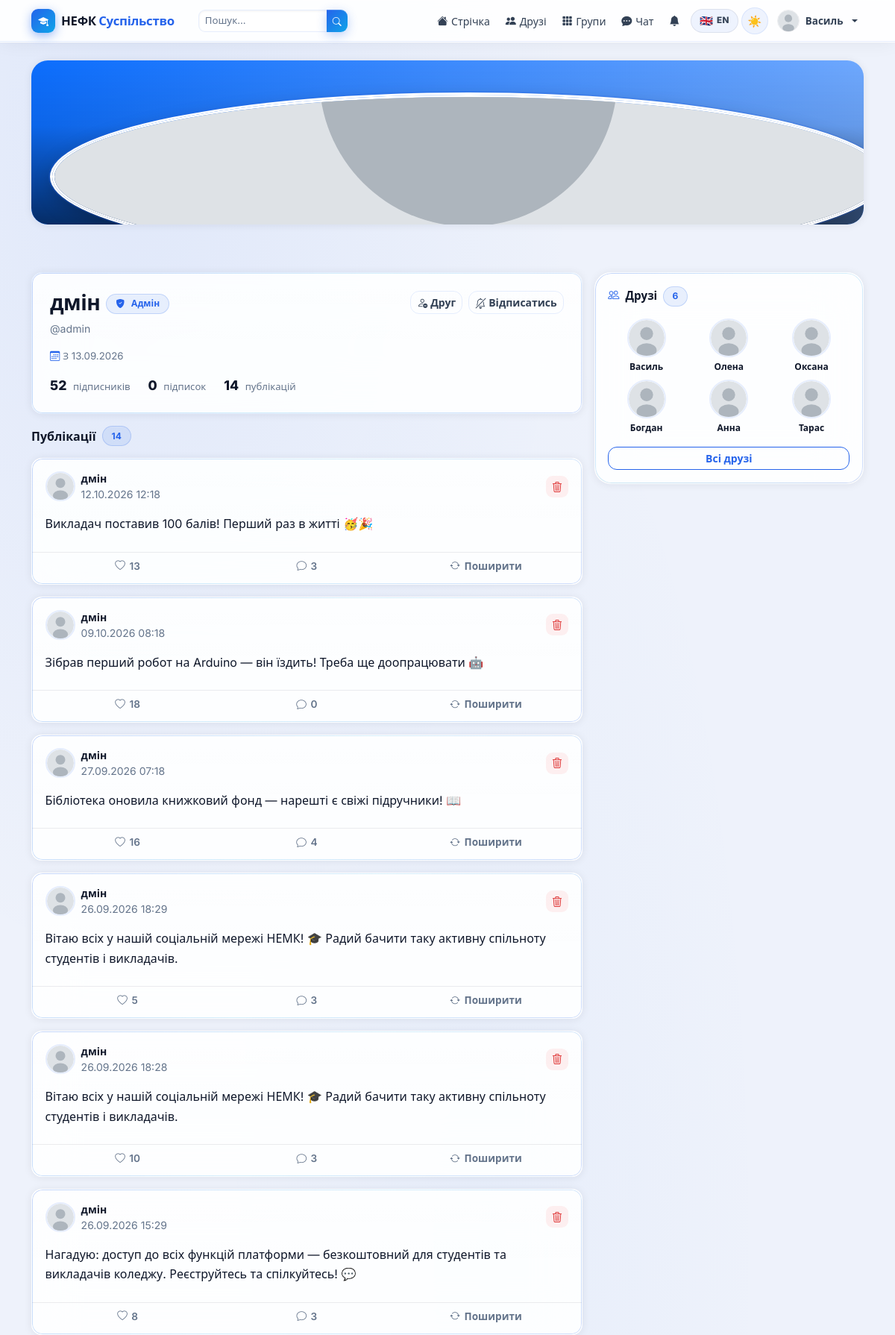
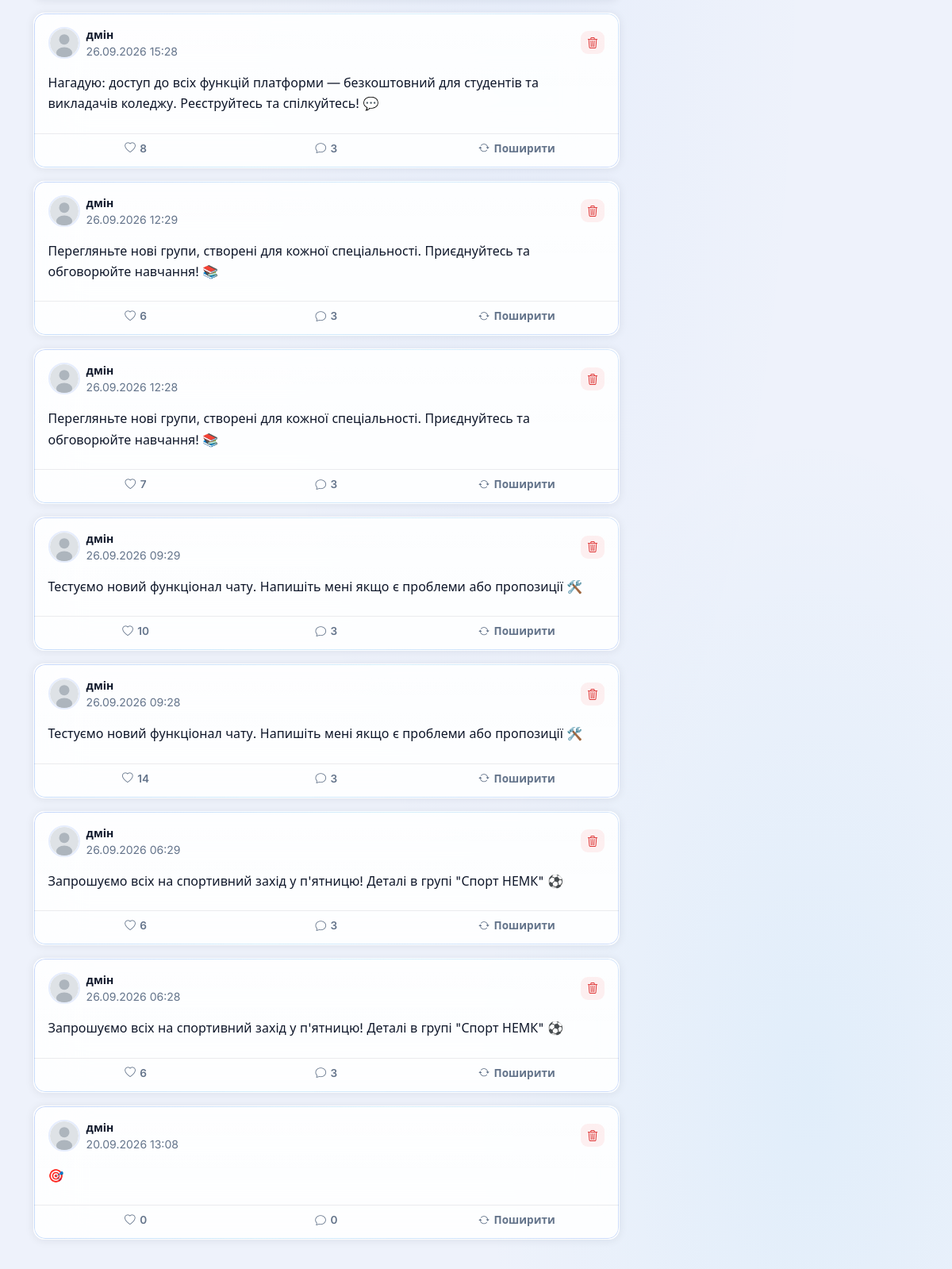
The page /profile/admin/ (signed in, upper part) on the database its author committed (2 pictures, top to bottom).
### accounts/models.py (models this page shows, shortened)
class User(AbstractUser):
    ROLE_USER = 'user'
    ROLE_ADMIN = 'admin'
    ROLE_CHOICES = [
        (ROLE_USER, 'Користувач'),
        (ROLE_ADMIN, 'Адміністратор'),
    ]
    role = models.CharField(max_length=10, choices=ROLE_CHOICES, default=ROLE_USER)
    avatar = models.ImageField(upload_to='avatars/', blank=True, null=True)
    cover = models.ImageField(upload_to='covers/', blank=True, null=True)
    bio = models.TextField(blank=True, default='')
    location = models.CharField(max_length=120, blank=True, default='')
    birth_date = models.DateField(null=True, blank=True)
    website = models.URLField(blank=True, default='')
    created_at = models.DateTimeField(default=timezone.now)
    def is_admin_role(self):
        return self.role == self.ROLE_ADMIN
    def get_avatar_url(self):
        if self.avatar:
            return self.avatar.url
        return '/static/img/default_avatar.svg'
    def get_cover_url(self):
        if self.cover:
            return self.cover.url
        return '/static/img/default_cover.svg'
    class Meta:
        verbose_name = 'Користувач'
        verbose_name_plural = 'Користувачі'

### posts/models.py (models this page shows, shortened)
class Post(models.Model):
    POST_TYPE_STATUS = 'status'
    POST_TYPE_PHOTO = 'photo'
    POST_TYPE_VIDEO = 'video'
    POST_TYPE_LINK = 'link'
    POST_TYPE_CHOICES = [
        (POST_TYPE_STATUS, 'Статус'),
        (POST_TYPE_PHOTO, 'Фото'),
        (POST_TYPE_VIDEO, 'Відео'),
        (POST_TYPE_LINK, 'Посилання'),
    ]
    author = models.ForeignKey(
        settings.AUTH_USER_MODEL, on_delete=models.CASCADE,
        related_name='posts', verbose_name='Автор'
    )
    group = models.ForeignKey(
        'groups.Group', on_delete=models.CASCADE,
        related_name='posts', null=True, blank=True,
        verbose_name='Група'
    )
    post_type = models.CharField(
        max_length=10, choices=POST_TYPE_CHOICES,
        default=POST_TYPE_STATUS, verbose_name='Тип'
    )
    content = models.TextField(verbose_name='Текст')
    image = models.ImageField(upload_to='posts/images/', blank=True, null=True)
    video = models.FileField(upload_to='posts/videos/', blank=True, null=True)
    link = models.URLField(blank=True, default='')
    created_at = models.DateTimeField(default=timezone.now)
    updated_at = models.DateTimeField(auto_now=True)
    original_post = models.ForeignKey(
        'self', on_delete=models.SET_NULL,
        null=True, blank=True, related_name='reposts'
    )
    class Meta:
        ordering = ['-created_at']
        verbose_name = 'Публікація'
        verbose_name_plural = 'Публікації'
    def like_count(self):
        return self.likes.count()
    def comment_count(self):
        return self.comments.count()

class Like(models.Model):
    post = models.ForeignKey(Post, on_delete=models.CASCADE, related_name='likes')
    user = models.ForeignKey(settings.AUTH_USER_MODEL, on_delete=models.CASCADE, related_name='likes')
    created_at = models.DateTimeField(default=timezone.now)
    class Meta:
        unique_together = ('post', 'user')
        verbose_name = 'Лайк'
        verbose_name_plural = 'Лайки'

### accounts/views.py (the view)
# urls.py: path('profile/<str:username>/', views.profile_view, name='profile'),
@login_required
def profile_view(request, username):
    profile_user = get_object_or_404(User, username=username)
    posts = Post.objects.filter(author=profile_user, group=None).order_by('-created_at')
    is_self = request.user == profile_user
    are_friends = Friendship.are_friends(request.user, profile_user) if not is_self else False
    is_following = Follow.objects.filter(follower=request.user, following=profile_user).exists() if not is_self else False
    pending_request = None
    if not is_self and not are_friends:
        pending_request = FriendRequest.objects.filter(
            from_user=request.user, to_user=profile_user, status='pending'
        ).first()
    friends = Friendship.get_friends(profile_user)[:6]
    followers_count = profile_user.followers.count()
    following_count = profile_user.following.count()
    context = {
        'profile_user': profile_user,
        'posts': posts,
        'is_self': is_self,
        'are_friends': are_friends,
        'is_following': is_following,
        'pending_request': pending_request,
        'friends': friends,
        'followers_count': followers_count,
        'following_count': following_count,
    }
    return render(request, 'accounts/profile.html', context)

### templates/accounts/profile.html (shortened to what this page needs)
{% extends 'base.html' %}
{% block content %}
<div class="cover-header mb-5">
  <img src="{{ profile_user.get_avatar_url }}"
       class="cover-avatar" alt="{{ profile_user.username }}">
</div>
<div class="row mt-4 g-3">
  <div class="col-lg-8">
    <div class="page-glass-card p-4 mb-3">
      <div class="d-flex align-items-start justify-content-between flex-wrap gap-3">
        <div>
          <div class="d-flex align-items-center gap-2 flex-wrap mb-1">
            <h3 class="fw-900 mb-0" style="color:var(--text);letter-spacing:-.5px;">
              {{ profile_user.get_full_name|default:profile_user.username }}
            </h3>
            {% if profile_user.is_admin_role %}
            <span class="glass-badge danger"><i class="bi bi-shield-fill-check me-1"></i>Адмін</span>
            {% endif %}
          </div>
          <span style="color:var(--muted);font-size:.88rem;">@{{ profile_user.username }}</span>
          <div class="d-flex flex-wrap gap-3 mt-2" style="color:var(--muted);font-size:.83rem;">
            <span><i class="bi bi-calendar3 me-1" style="color:var(--p);"></i>З {{ profile_user.created_at|date:"d.m.Y" }}</span>
          </div>
          <div class="d-flex gap-4 mt-3">
            <div>
              <span class="fw-800" style="color:var(--text);font-size:1.1rem;">{{ followers_count }}</span>
              <span style="color:var(--muted);font-size:.82rem;margin-left:.25rem;">підписників</span>
            </div>
            <div>
              <span class="fw-800" style="color:var(--text);font-size:1.1rem;">{{ following_count }}</span>
              <span style="color:var(--muted);font-size:.82rem;margin-left:.25rem;">підписок</span>
            </div>
            <div>
              <span class="fw-800" style="color:var(--text);font-size:1.1rem;">{{ posts|length }}</span>
              <span style="color:var(--muted);font-size:.82rem;margin-left:.25rem;">публікацій</span>
            </div>
          </div>
        </div>
        <div class="d-flex gap-2 flex-wrap">
          {% if is_self %}
          <a href="{% url 'edit_profile' %}" class="btn btn-primary btn-sm fw-700">
            <i class="bi bi-pencil me-1"></i>Редагувати
          </a>
          {% else %}
            {% if are_friends %}
            <a href="{% url 'remove_friend' profile_user.username %}"
               class="btn btn-outline-secondary btn-sm fw-600">
              <i class="bi bi-person-dash me-1"></i>Друг
            </a>
            {% elif pending_request %}
            <button class="btn btn-outline-secondary btn-sm fw-600" disabled>
              <i class="bi bi-hourglass me-1"></i>Запит надіслано
            </button>
            {% else %}
            <a href="{% url 'send_friend_request' profile_user.username %}"
               class="btn btn-primary btn-sm fw-700">
              <i class="bi bi-person-plus me-1"></i>Додати
            </a>
            {% endif %}
            {% if is_following %}
            <a href="{% url 'unfollow_user' profile_user.username %}"
               class="btn btn-outline-secondary btn-sm fw-600">
              <i class="bi bi-bell-slash me-1"></i>Відписатись
            </a>
            {% else %}
            <a href="{% url 'follow_user' profile_user.username %}"
               class="btn btn-outline-primary btn-sm fw-600">
              <i class="bi bi-bell me-1"></i>Підписатись
            </a>
            {% endif %}
          {% endif %}
        </div>
      </div>
    </div>
    <div class="d-flex align-items-center gap-2 mb-3">
      <span class="fw-800" style="color:var(--text);font-size:1rem;">Публікації</span>
      <span class="glass-badge">{{ posts|length }}</span>
    </div>
    {% for post in posts %}
    <div class="post-card-gl">
      <div class="card-body">
        <div class="d-flex align-items-center gap-2 mb-3">
          <img src="{{ post.author.get_avatar_url }}" class="rounded-circle flex-shrink-0"
               style="object-fit:cover;border:2px solid var(--border);"
               width="40" height="40" alt="{{ post.author.username }}">
          <div class="flex-grow-1">
            <div class="fw-700 small" style="color:var(--text);">
              {{ post.author.get_full_name|default:post.author.username }}
            </div>
            <div class="small" style="color:var(--muted);">{{ post.created_at|date:"d.m.Y H:i" }}</div>
          </div>
          {% if request.user == post.author or request.user.is_admin_role %}
          <a href="{% url 'delete_post' post.pk %}"
             class="btn btn-sm"
             style="color:var(--red);background:rgba(248,113,113,.1);border:none;border-radius:9px;"
             onclick="return confirm('Видалити публікацію?')"
             title="Видалити">
            <i class="bi bi-trash3"></i>
          </a>
          {% endif %}
        </div>
        <p class="mb-2" style="color:var(--text);line-height:1.65;">{{ post.content }}</p>
      </div>
      <div class="post-actions" style="padding:0 .5rem .35rem;">
        <button class="post-action-btn like-btn {% if request.user in post.likes.all %}liked{% endif %}"
                data-post-id="{{ post.pk }}" data-url="{% url 'like_post' post.pk %}"
                aria-label="Вподобати">
          <i class="bi bi-heart{% if request.user in post.likes.all %}-fill{% endif %}"></i>
          <span class="like-count">{{ post.like_count }}</span>
        </button>
        <a href="{% url 'post_detail' post.pk %}" class="post-action-btn" style="text-decoration:none;">
          <i class="bi bi-chat"></i> {{ post.comment_count }}
        </a>
        <a href="{% url 'repost' post.pk %}" class="post-action-btn" style="text-decoration:none;">
          <i class="bi bi-arrow-repeat"></i> Поширити
        </a>
      </div>
    </div>
    {% empty %}
    <div class="page-glass-card p-5 text-center">
      <i class="bi bi-grid-3x3-gap" style="font-size:2.5rem;color:var(--muted);display:block;margin-bottom:.75rem;"></i>
      <p style="color:var(--muted);margin:0;">Публікацій ще немає.</p>
    </div>
    {% endfor %}
  </div>
  <div class="col-lg-4">
    <div class="sidebar-widget">
      <div class="fw-800 mb-3" style="color:var(--text);font-size:.95rem;">
        <i class="bi bi-people me-2" style="color:var(--p);"></i>Друзі
        <span class="glass-badge ms-1">{{ friends|length }}</span>
      </div>
      <div class="row g-2">
        {% for friend in friends %}
        <div class="col-4 text-center">
          <a href="{% url 'profile' friend.username %}" class="text-decoration-none">
            <img src="{{ friend.get_avatar_url }}" class="rounded-circle mb-1"
                 style="object-fit:cover;border:2px solid var(--border);"
                 width="52" height="52" alt="{{ friend.username }}">
            <div class="small fw-600" style="color:var(--text);font-size:.75rem;white-space:nowrap;overflow:hidden;text-overflow:ellipsis;">
              {{ friend.first_name|default:friend.username }}
            </div>
          </a>
        </div>
        {% empty %}
        <div class="col-12 text-center py-2" style="color:var(--muted);font-size:.85rem;">
          Немає друзів.
        </div>
        {% endfor %}
      </div>
      {% if not is_self %}
      <a href="{% url 'friends' %}" class="btn btn-outline-primary btn-sm w-100 mt-3 fw-600">
        Всі друзі
      </a>
      {% endif %}
    </div>
  </div>
</div>
{% endblock %}

### templates/base.html (shortened to what this page needs)
<!DOCTYPE html>
<html lang="uk" data-theme="light" data-lang="uk">
<head>
  <link href="https://cdn.jsdelivr.net/npm/bootstrap@5.3.2/dist/css/bootstrap.min.css" rel="stylesheet">
  <link href="https://cdn.jsdelivr.net/npm/bootstrap-icons@1.11.3/font/bootstrap-icons.min.css" rel="stylesheet">
  {% load static %}
  <link href="{% static 'css/main.css' %}" rel="stylesheet">
</head>
<body class="nemk-body">
<nav class="navbar navbar-expand-lg sticky-top">
  <div class="container">
    <a class="navbar-brand" href="{% url 'home' %}">
      <div class="brand-logo"><i class="bi bi-mortarboard-fill" style="font-size:.85rem;"></i></div>
      <span class="fw-800">НЕФК <span style="color:var(--p);">Суспільство</span></span>
    </a>
    <div class="collapse navbar-collapse" id="navMain">
      {% if user.is_authenticated %}
      <form class="d-flex me-auto ms-3" action="{% url 'search_users' %}" method="get" role="search">
        <div class="input-group input-group-sm" style="width:200px;">
          <input class="form-control" style="border-radius:9px 0 0 9px !important;font-size:.83rem;"
                 type="search" name="q" placeholder="Пошук..."
                 value="{{ request.GET.q }}" aria-label="Пошук">
          <button class="btn btn-primary btn-sm px-2" style="border-radius:0 9px 9px 0 !important;" type="submit" aria-label="Знайти">
            <i class="bi bi-search" style="font-size:.75rem;"></i>
          </button>
        </div>
      </form>
      {% endif %}
      <ul class="navbar-nav align-items-center gap-0 ms-auto">
        {% if user.is_authenticated %}
        <li class="nav-item">
          <a class="nav-link" href="{% url 'feed' %}">
            <i class="bi bi-house-fill"></i>
            <span class="d-none d-xl-inline">Стрічка</span>
          </a>
        </li>
        <li class="nav-item">
          <a class="nav-link" href="{% url 'friends' %}">
            <i class="bi bi-people-fill"></i>
            <span class="d-none d-xl-inline">Друзі</span>
          </a>
        </li>
        <li class="nav-item">
          <a class="nav-link" href="{% url 'groups' %}">
            <i class="bi bi-grid-3x3-gap-fill"></i>
            <span class="d-none d-xl-inline">Групи</span>
          </a>
        </li>
        <li class="nav-item">
          <a class="nav-link" href="{% url 'conversations' %}">
            <i class="bi bi-chat-dots-fill"></i>
            <span class="d-none d-xl-inline">Чат</span>
          </a>
        </li>
        <li class="nav-item">
          <a class="nav-link position-relative" href="{% url 'notifications' %}" aria-label="Сповіщення">
            <i class="bi bi-bell-fill"></i>
          </a>
        </li>
        {% endif %}
        <li class="nav-item d-none d-lg-flex align-items-center ms-1">
          <button class="lang-toggle-btn" onclick="toggleLang()" aria-label="Змінити мову">
            <span class="lang-btn-flag">🇬🇧</span>
            <span class="lang-btn-label">EN</span>
          </button>
        </li>
        <li class="nav-item d-none d-lg-flex align-items-center ms-1">
          <button class="theme-toggle" onclick="toggleTheme()" aria-label="Змінити тему">
            <span class="t-icon sun">☀️</span>
          </button>
        </li>
        {% if user.is_authenticated %}
        <li class="nav-item dropdown ms-1">
          <a class="nav-link dropdown-toggle d-flex align-items-center gap-2 pe-0"
             href="#" data-bs-toggle="dropdown" aria-expanded="false" style="padding:.3rem .5rem !important;">
            <img src="{{ user.get_avatar_url }}" class="rounded-circle"
                 style="object-fit:cover;border:1.5px solid var(--divider);"
                 width="30" height="30" alt="{{ user.username }}">
            <span class="d-none d-lg-inline fw-600" style="font-size:.84rem;">
              {{ user.first_name|default:user.username }}
            </span>
          </a>
        </li>
        {% endif %}
      </ul>
    </div>
  </div>
</nav>
<main {% if request.resolver_match.url_name != 'home' %}class="container my-4"{% endif %}>
  {% block content %}{% endblock %}
</main>
{% load static %}
</body>
</html>

### rows shown on the page
User: first_name "Василь"
User: get_full_name "дмін", username "admin", created_at "13.09.2026"
Post: author.get_full_name "дмін", created_at "12.10.2026 12:18", content "Викладач поставив 100 балів! Перший раз в житті 🥳🎉", like_count "13", comment_count "3"
Post: author.get_full_name "дмін", created_at "09.10.2026 08:18", content "Зібрав перший робот на Arduino — він їздить! Треба ще доопрацювати 🤖", like_count "18", comment_count "0"
Post: author.get_full_name "дмін", created_at "27.09.2026 07:18", content "Бібліотека оновила книжковий фонд — нарешті є свіжі підручники! 📖", like_count "16", comment_count "4"
Post: author.get_full_name "дмін", created_at "26.09.2026 18:29", content "Вітаю всіх у нашій соціальній мережі НЕМК! 🎓 Радий бачити таку активну спільноту студентів і викладачів.", like_count "5", comment_count "3"
Post: author.get_full_name "дмін", created_at "26.09.2026 18:28", content "Вітаю всіх у нашій соціальній мережі НЕМК! 🎓 Радий бачити таку активну спільноту студентів і викладачів.", like_count "10", comment_count "3"
Post: author.get_full_name "дмін", created_at "26.09.2026 15:29", content "Нагадую: доступ до всіх функцій платформи — безкоштовний для студентів та викладачів коледжу. Реєструйтесь та спілкуйтесь! 💬", like_count "8", comment_count "3"
Post: author.get_full_name "дмін", created_at "26.09.2026 15:28", content "Нагадую: доступ до всіх функцій платформи — безкоштовний для студентів та викладачів коледжу. Реєструйтесь та спілкуйтесь! 💬", like_count "8", comment_count "3"
Post: author.get_full_name "дмін", created_at "26.09.2026 12:29", content "Перегляньте нові групи, створені для кожної спеціальності. Приєднуйтесь та обговорюйте навчання! 📚", like_count "6", comment_count "3"
Post: author.get_full_name "дмін", created_at "26.09.2026 12:28", content "Перегляньте нові групи, створені для кожної спеціальності. Приєднуйтесь та обговорюйте навчання! 📚", like_count "7", comment_count "3"
Post: author.get_full_name "дмін", created_at "26.09.2026 09:29", content "Тестуємо новий функціонал чату. Напишіть мені якщо є проблеми або пропозиції 🛠️", like_count "10", comment_count "3"
Post: author.get_full_name "дмін", created_at "26.09.2026 09:28", content "Тестуємо новий функціонал чату. Напишіть мені якщо є проблеми або пропозиції 🛠️", like_count "14", comment_count "3"
Post: author.get_full_name "дмін", created_at "26.09.2026 06:29", content "Запрошуємо всіх на спортивний захід у п'ятницю! Деталі в групі \"Спорт НЕМК\" ⚽", like_count "6", comment_count "3"
Post: author.get_full_name "дмін", created_at "26.09.2026 06:28", content "Запрошуємо всіх на спортивний захід у п'ятницю! Деталі в групі \"Спорт НЕМК\" ⚽", like_count "6", comment_count "3"
Post: author.get_full_name "дмін", created_at "20.09.2026 13:08", content "🎯", like_count "0", comment_count "0"
User: first_name "Олена"
User: first_name "Оксана"
User: first_name "Богдан"
User: first_name "Анна"
User: first_name "Тарас"

### other values the page prints
{{ followers_count }} "52"
{{ following_count }} "0"
{{ posts|length }} "14"
{{ friends|length }} "6"
